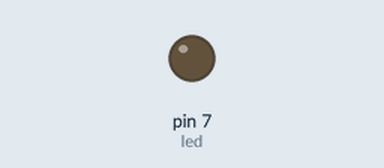
Bench run of a sketch on a simulated Arduino Uno, built with avr-gcc and run on an emulated ATmega328P. On the bench: output pins drawn as LEDs (lit = HIGH).

Above: at 0.5 s.
At 3.2 s:
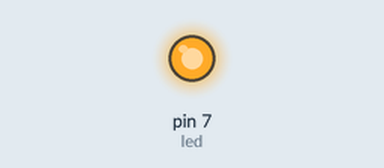
Timing chart, 0 to 4.6 s (numbered marks = the images above):
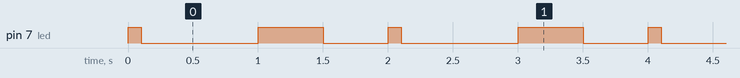

Measured:
- by itself, pin 7 (led): repeats every 2.0 s: LOW 0.90 s, HIGH 0.50 s, LOW 0.50 s, HIGH 0.10 s
- by itself, everything shown: repeats every 2.0 s, in 4 steps

The sketch:

Task_1_PWM.ino
```cpp
int led=7;

void setup()
{
  pinMode(led,OUTPUT);
}

void loop()
{
  //for 10% modulation , led should be high for 10% of the time . Lets take 1 second as 100%.
  digitalWrite(led,HIGH);
  delay(100);
  digitalWrite(led,LOW);
  delay(900);


  //similarly, for 50% modulation, led would be on for 500 microseconds.
  digitalWrite(led,HIGH);
  delay(500);
  digitalWrite(led,LOW);
  delay(500);
}
```
